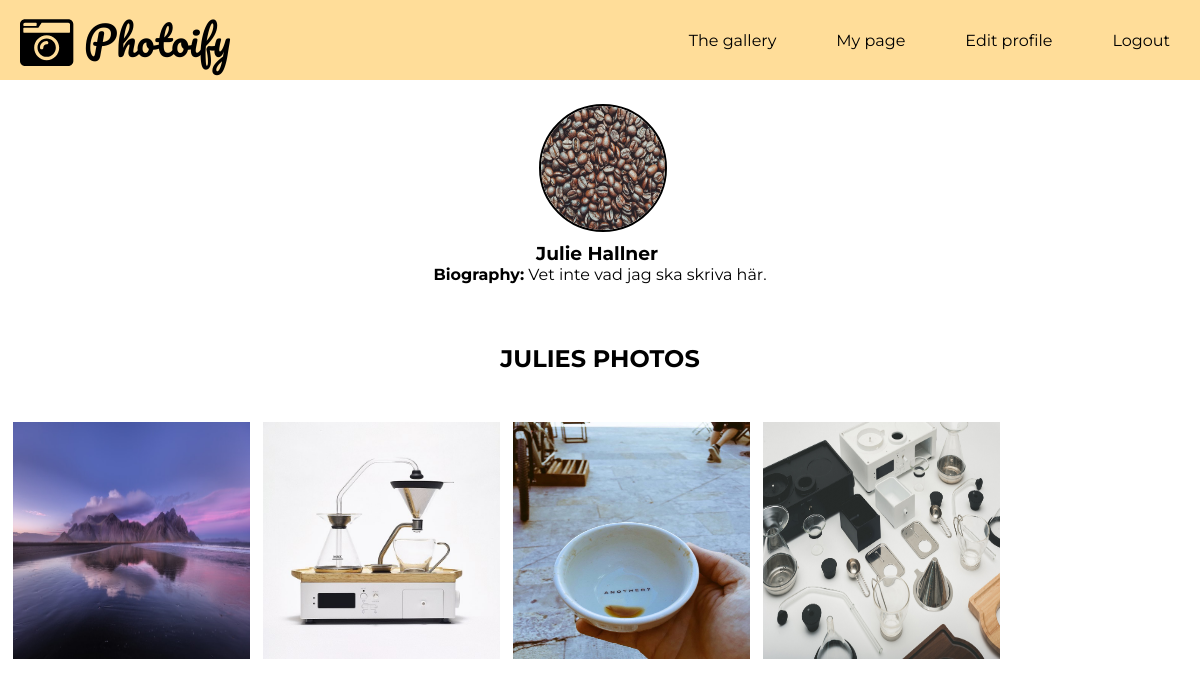
Before: /visit_user.php?user_id=3 (signed in) with the older database file.
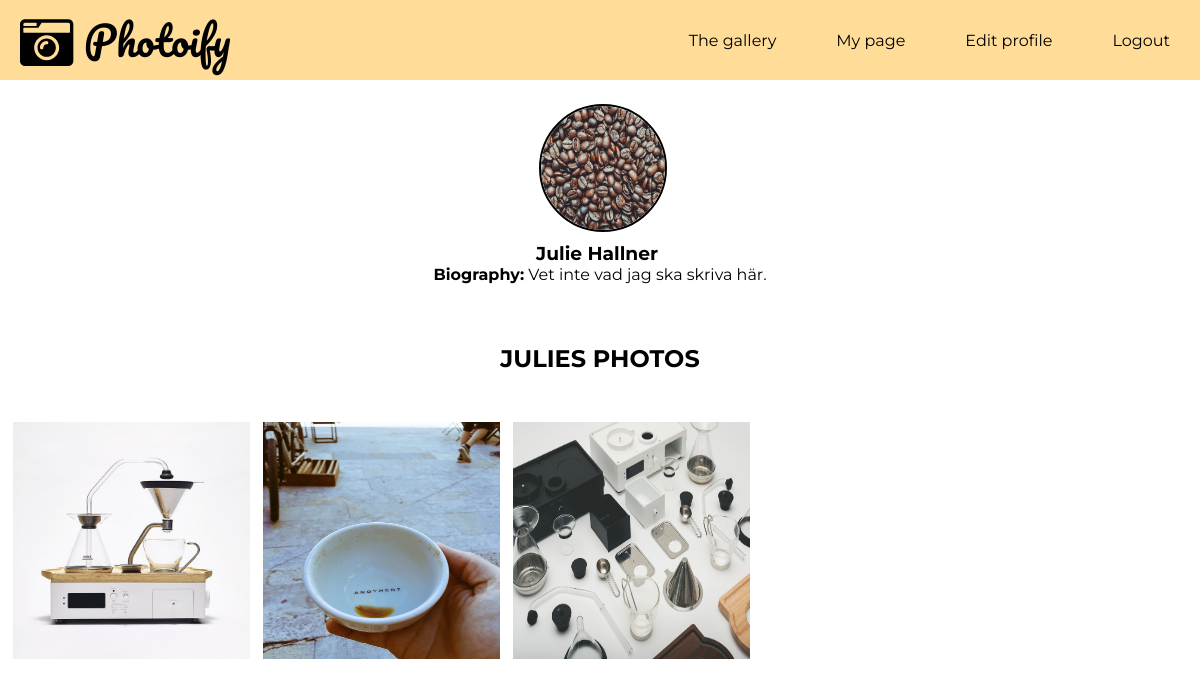
After: the same page with the newer database file.
### tables this page shows
CREATE TABLE "posts" (
	`post_id`	INTEGER NOT NULL PRIMARY KEY AUTOINCREMENT,
	`post`	TEXT NOT NULL,
	`date`	TEXT,
	`user_id`	INTEGER,
	`content`	TEXT
);

### app/functions.php (called while the page is built, shortened)
<?php
function oneUser() {
    $config = require __DIR__.'/config.php';
    $pdo = new PDO($config['database_path']);
    $visitUser = filter_var($_GET['user_id'],FILTER_SANITIZE_STRING);
    $statement = $pdo->prepare(
        "SELECT *
        FROM users
        WHERE user_id = $visitUser");
        $statement->execute();
        $oneUser = $statement->fetch(PDO::FETCH_ASSOC);
        return $oneUser;
  }
    function visitUser() {
        $config = require __DIR__.'/config.php';
        $pdo = new PDO($config['database_path']);
        $visitUser = filter_var($_GET['user_id'],FILTER_SANITIZE_STRING);
        $newstatement = $pdo->prepare(
            "SELECT *
            FROM posts
            WHERE user_id = $visitUser
            ORDER BY date DESC");
            $newstatement->execute();
            $postsUser = $newstatement->fetchAll(PDO::FETCH_ASSOC);
            return $postsUser;
        }

### visit_user.php (the view, shortened to what this page needs)
<?php require __DIR__.'/views/header.php'; ?>
<?php if (isset($_GET['user_id'])):
    $oneUser =  oneUser();
    $postsUser = visitUser();
    endif; ?>
<article class="user-page">
    <div class="top-user-page">
        <div class="user-avatar">
            <img class="profile-pic-user" src="image/profile/<?php echo $oneUser['profile_pic'];?>" alt="avatar">
            <h3><?php echo $oneUser['first_name'].' '.$oneUser['last_name']; ?></h3>
        </div>
        <div class="user-bio">
            <p><b>Biography:</b>
            <?php echo $oneUser['bio']; ?></</p>
        </div>
    </div>
    <h1><?php echo $oneUser['first_name']?>s photos</h1>
    <div class="gallery-user-page">
        <?php foreach ($postsUser as $post): ?>
            <div class="posts">
                <img class="user-gallery-pics" src="image/post/<?php echo $post['post'];?>" alt="photoify">
                <br>
            </div>
        <?php endforeach; ?>
    </div>
</article>
<?php require __DIR__.'/views/footer.php'; ?>

Changed rows visible on the page:
removed posts: post (picture)
